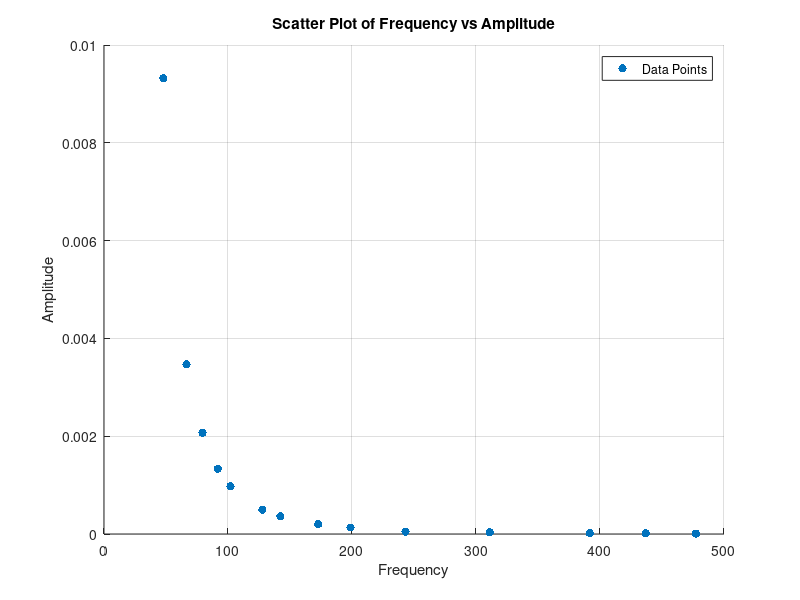

Source code (MATLAB):
%% Natural Frequency vs Amplitude
% Properties are from vibrating string example of COMSOL
% Viscous damping 1E6 & 1E6
% Frequency step 0.1

%% PART I: import data from .txt

clc
clear
fid = fopen('natfreq_vs_amp.txt','rt');
% open .txt file with rt argument (read text)

vib_data = textscan(fid, '%f %f %f', 'HeaderLines', 1);
% get 3 floating number

s0_fac = vib_data(1:end,1);
% read from row 1 to end, column 1

nat_freq = vib_data(1:end,2);
% read from row 1 to end, column 2

nf_amp = vib_data(1:end,3);
% read from row 1 to end, column 3

fclose(fid);
% close 'Clean_PPG.txt'

s0_fac = cell2mat(s0_fac);
nat_freq = cell2mat(nat_freq);
nf_amp = cell2mat(nf_amp);

data_mat(:,1) = s0_fac;
data_mat(:,2) = nat_freq;
data_mat(:,3) = nf_amp;

%% Part II: Plotting

% Create a scatter plot
figure;
hold on;

scatter(nat_freq, nf_amp, 'filled');

% Set labels and title
xlabel('Frequency');
ylabel('Amplitude');
title('Scatter Plot of Frequency vs Amplitude');
% ylim([0 max(nf_amp)])

% Add legends
legend('Data Points');

% Adjust the aspect ratio to preserve the distances between points
% axis equal;

% Grid on for better readability
grid on;


% Hold off to stop adding to the current plot
hold off;